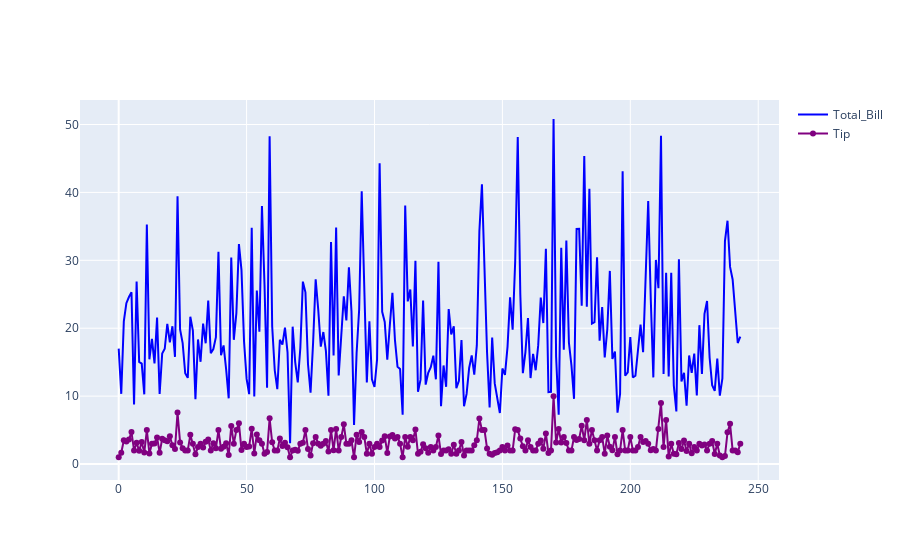

The notebook cell saved with this chart:
### Code cell
trace1=go.Scatter(x=df.index,
                 y=df.total_bill,
                 mode="lines",
                 name="Total_Bill",
                 text="Total_Bill",
                 marker=dict(color="blue"))

trace2=go.Scatter(x=df.index,
                 y=df.tip,
                 mode="lines+markers",
                 name="Tip",
                 text="Tip",
                 marker=dict(color="purple"))

data=[trace1,trace2]
fig=dict(data=data)
iplot(fig)

### Figure 1 — Plotly figure (JSON) as saved in the notebook; plotly's stock layout.template omitted (floating-point values rounded to 4 significant figures; data arrays with more than 128 entries replaced by an {"elided": "..."} marker saying what was removed)
{"data": [{"marker": {"color": "blue"}, "mode": "lines", "name": "Total_Bill", "text": "Total_Bill", "type": "scatter", "x": {"elided": "244 int values"}, "y": {"elided": "244 float values"}}, {"marker": {"color": "purple"}, "mode": "lines+markers", "name": "Tip", "text": "Tip", "type": "scatter", "x": {"elided": "244 int values"}, "y": {"elided": "244 float values"}}], "layout": {}}
